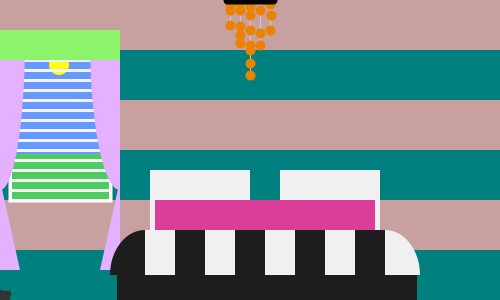
Frame 1 (no input)
Frame 60 (the mouse pressed at the canvas centre just before this capture): identical to frame 1, image omitted
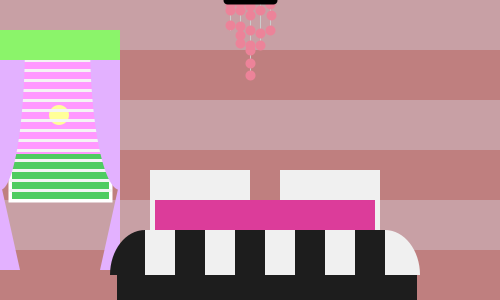
Frame 120 (the mouse held since frame 60 and released just before this capture)

The Processing sketch that drew these frames (run headless with seeded random() and noise(); from frame 60 on, the mouse is pressed at the canvas centre):

// Processing sketch: processing_35574
// ── processing_35574.pde

void setup(){
  size(500,300);
}

void draw(){
  colorMode(HSB,255);
  fill(mouseX,50,200);
  noStroke();
  rect(0,0,width,50);
  rect(0,100,width,50);
  rect(0,200,width,50);
  colorMode(RGB,200);
  fill(mouseY,100,100);
  rect(0,50,width,50);
  rect(0,150,width,50);
  rect(0,250,width,50);
  //wall
  
  colorMode(RGB);
  stroke(255,255,255);
  strokeWeight(4);
  colorMode(RGB,250);
  fill(mouseY+100,150,255);
  rect(10,50,100,150);
  //window
  
  smooth();
   strokeWeight(1);
  stroke(200);
  line(250,0,250,75);
  line(260,0,260,45);
  line(270,0,270,30);
  line(230,0,230,30);
  line(240,0,240,45);
  stroke(232,129,mouseY);
  strokeWeight(10);
  point(270,4);
  point(271,15);
  point(270,30);
  point(250,6);
  point(250,15);
  point(250,30);
  point(250,45);
  point(250,50);
  point(250,63);
  point(250,75);
  point(260,10);
  point(260,33);
  point(260,45);
  point(240,3);
  point(240,10);
  point(240,26);
  point(240,35);
  point(240,43);
  point(230,4);
  point(230,10);
  point(230,25);
  //chandelier
  
  fill(255,255,mouseY);
  noStroke();
  ellipse(59,mouseY/3+65,20,20);
  fill(78,200,96);
  rect(12,154,97,45);
  //outdoors
  
  stroke(240);
  strokeWeight(3);
  line(10,60,110,60);
  line(10,70,110,70);
  line(10,80,110,80);
  line(10,90,110,90);
  line(10,100,110,100);
  line(10,110,110,110);
  line(10,120,110,120);
  line(10,130,110,130);
  line(10,140,110,140);
  line(10,150,110,150);
  line(10,160,110,160);
  line(10,170,110,170);
  line(10,180,110,180);
  line(10,190,110,190);
  fill(223,174,250);
  noStroke();
  arc(0,40,50,300,0,PI/2);
  triangle(0,180,20,270,0,270);
  arc(120,40,60,300,PI/2,PI);
  triangle(120,180,100,270,120,270);
  fill(137,240,104);
  rect(0,30,120,30);
  //blinds and curtains
  
  fill(50);
  ellipse(mouseX,300,20,20);
  ellipse(mouseX+8,294,7,7);
  noFill();
  strokeWeight(2);
  stroke(50);
  arc(mouseX-2,290,25,25,PI/2,PI);
  //mouse
  
  fill(29);
  noStroke();
  rect(117,265,300,50);
  arc(145,275,70,90,PI,TWO_PI-PI/2);
  rect(175,230,30,45);
  rect(235,230,30,45);
  rect(295,230,30,45);
  rect(355,230,30,45);
  fill(236);
  rect(145,230,30,45);
  rect(205,230,30,45);
  rect(265,230,30,45);
  rect(325,230,30,45);
  arc(385,275,70,90,TWO_PI-PI/2,TWO_PI);
  rect(150,170,100,60);
  rect(280,170,100,60);
  fill(216,59,151);
  rect(155,200,220,30);
  //bed
  
  stroke(0);
  strokeWeight(8);
  line(width/2-23,0,width/2+23,0);
  //chandelier base
}
